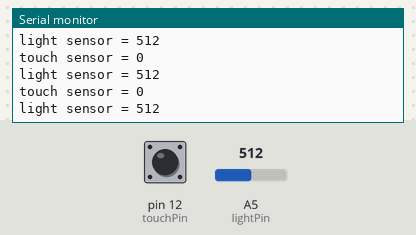
The sketch below on a simulated Arduino Uno, built with avr-gcc and run on an emulated ATmega328P. On the bench: the last lines printed to the serial monitor. Inputs (shaded band) come from the test bench; at power-on: A5 (lightPin) = 512, pin 12 (touchPin) LOW.

Above: at 1.4 s.
1.5 s: A5 (lightPin) set to 716
At 1.71 s:
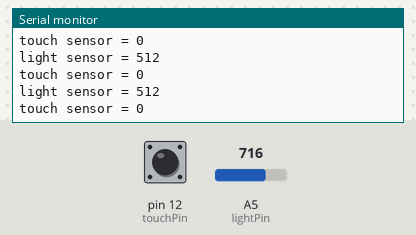
3.0 s: pin 12 (touchPin) pulled HIGH for 0.75 s
At 3.51 s:
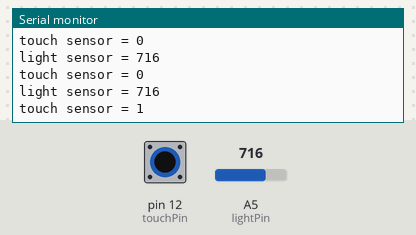
5.2 s: A5 (lightPin) set to 900
At 5.31 s:
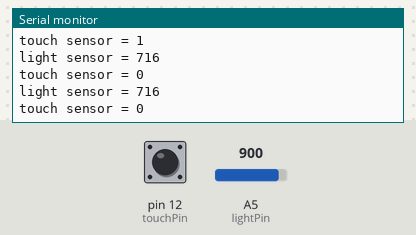
Timing chart, 0 to 8.2 s (numbered marks = the images above; inputs shaded):
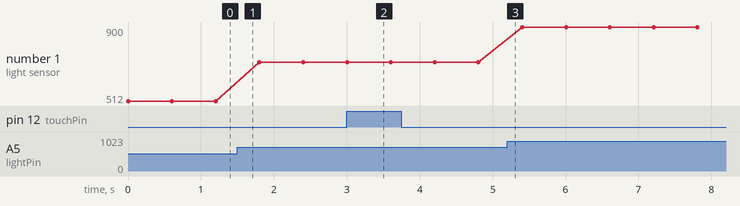

The sketch:

code.ino
```cpp
int lightSensor = 0;
int lightPin = A5;
int touchSensor = 0;
int touchPin = 12;

void setup() {
  Serial.begin(9600);
  pinMode(lightPin, INPUT);
  pinMode(touchPin,INPUT);
}

void loop() {
  lightSensor = analogRead(lightPin);
  touchSensor = digitalRead(touchPin);

  Serial.print("light sensor = ");
  Serial.println(lightSensor);
  delay(300);
  Serial.print("touch sensor = ");
  Serial.println(touchSensor);
  delay(300);
}
```

Measured:
- after the input at 3.0 s, the serial monitor: prints a new line after 0.30 s (image 2)
- plotted number 1: 512 → 716 after the input at 1.5 s, 716 → 900 after the input at 5.2 s
